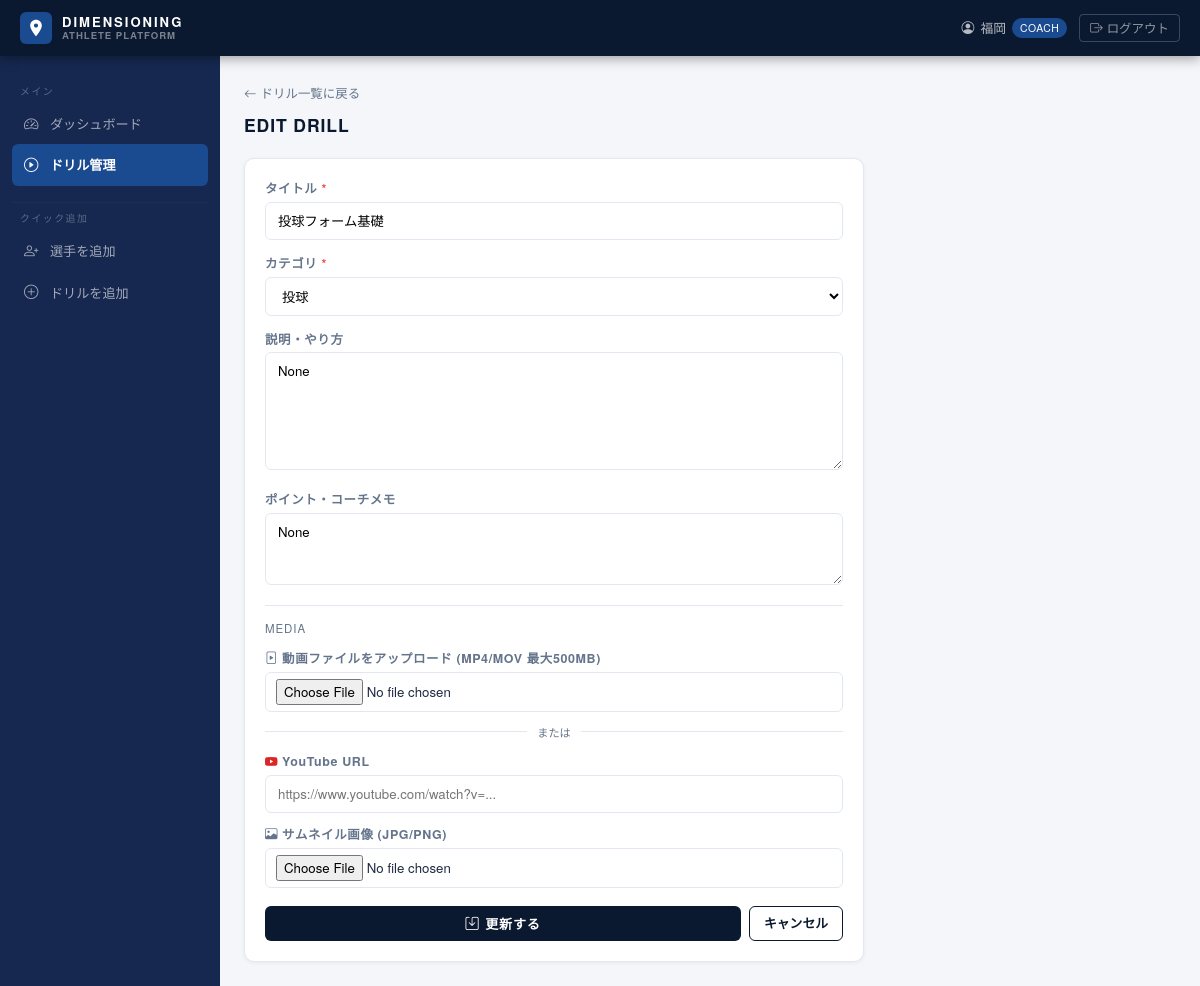
The app's page /coach/drills/1/edit (signed in) with its own data.
### app.py (models this page shows, shortened)
class User(UserMixin, db.Model):
    id            = db.Column(db.Integer, primary_key=True)
    name          = db.Column(db.String(100), nullable=False)
    email         = db.Column(db.String(120), unique=True, nullable=True)   # 招待前はNULL可
    password_hash = db.Column(db.String(200), nullable=True)
    role          = db.Column(db.String(20), nullable=False, default='player')
    status        = db.Column(db.String(20), nullable=False, default='active')  # active / pending
    position      = db.Column(db.String(50))
    grade         = db.Column(db.String(50))
    team          = db.Column(db.String(100))
    born_year     = db.Column(db.Integer)
    dominant_hand = db.Column(db.String(10))
    priority_note = db.Column(db.Text)   # コーチが設定する最優先課題メッセージ
    created_at    = db.Column(db.DateTime, default=datetime.utcnow)
    physical_data = db.relationship('PhysicalData', backref='player', lazy='dynamic',
                                    order_by='PhysicalData.date.desc()')
    inbody_data   = db.relationship('InBodyData', backref='player', lazy='dynamic',
                                    order_by='InBodyData.date.desc()')
    rapsodo_data  = db.relationship('RapsodoData', backref='player', lazy='dynamic',
                                    order_by='RapsodoData.date.desc()')
    vald_data     = db.relationship('VALDData', backref='player', lazy='dynamic',
                                    order_by='VALDData.date.desc()')
    assignments   = db.relationship('Assignment', foreign_keys='Assignment.player_id',
                                    backref='player', lazy=True)
    issues        = db.relationship('Issue', backref='player', lazy=True)
    feedbacks     = db.relationship('CoachFeedback', foreign_keys='CoachFeedback.player_id',
                                    lazy='dynamic', order_by='CoachFeedback.created_at.desc()')

class Drill(db.Model):
    id          = db.Column(db.Integer, primary_key=True)
    title       = db.Column(db.String(200), nullable=False)
    category    = db.Column(db.String(50), nullable=False)
    description = db.Column(db.Text)
    youtube_url = db.Column(db.String(500))
    video_file  = db.Column(db.String(300))
    image_file  = db.Column(db.String(300))
    notes       = db.Column(db.Text)
    created_by  = db.Column(db.Integer, db.ForeignKey('user.id'))
    created_at  = db.Column(db.DateTime, default=datetime.utcnow)
    assignments = db.relationship('Assignment', backref='drill', lazy=True)

### app.py (the view, shortened to what this page needs)
@app.route('/coach/drills/<int:did>/edit', methods=['GET', 'POST'])
@login_required
@coach_required
def edit_drill(did):
    drill = Drill.query.get_or_404(did)
    return render_template('coach/edit_drill.html', drill=drill, categories=CATEGORIES)

### app.py (called while the page is built)
@login_manager.user_loader
def load_user(uid):
    return db.session.get(User, int(uid))

def coach_required(f):
    from functools import wraps
    @wraps(f)
    def decorated(*args, **kwargs):
        if not current_user.is_authenticated or current_user.role != 'coach':
            return redirect(url_for('index'))
        return f(*args, **kwargs)
    return decorated

### templates/coach/edit_drill.html (shortened to what this page needs)
{% extends 'base.html' %}
{% block content %}
<div style="margin-bottom:20px;">
  <a href="{{ url_for('coach_drills') }}" style="color:var(--dm-muted);font-size:.78rem;text-decoration:none;">
    <i class="bi bi-arrow-left me-1"></i>ドリル一覧に戻る
  </a>
  <div class="dm-page-title" style="margin-top:8px;">
    {% if drill %}EDIT DRILL{% else %}NEW DRILL{% endif %}
  </div>
</div>
<div class="dm-card" style="max-width:620px;">
  <div class="dm-card-body">
    <form method="POST" enctype="multipart/form-data">
      <div style="display:grid;gap:14px;">
        <div>
          <label class="dm-form-label">タイトル <span style="color:#ef4444;">*</span></label>
          <input type="text" name="title" class="dm-input" required
                 value="{{ drill.title if drill else '' }}" placeholder="例: 下半身強化スクワット">
        </div>
        <div>
          <label class="dm-form-label">カテゴリ <span style="color:#ef4444;">*</span></label>
          <select name="category" class="dm-input" required>
            {% for cat in categories %}
            <option value="{{ cat }}" {% if drill and drill.category == cat %}selected{% endif %}>{{ cat }}</option>
            {% endfor %}
          </select>
        </div>
        <div>
          <label class="dm-form-label">説明・やり方</label>
          <textarea name="description" class="dm-input" rows="5"
                    placeholder="ドリルの手順、ポイントなどを記入">{{ drill.description if drill else '' }}</textarea>
        </div>
        <div>
          <label class="dm-form-label">ポイント・コーチメモ</label>
          <textarea name="notes" class="dm-input" rows="2"
                    placeholder="指導上の注意点など">{{ drill.notes if drill else '' }}</textarea>
        </div>
        <div style="border-top:1px solid var(--dm-border);padding-top:14px;">
          <div style="font-size:.72rem;color:var(--dm-muted);letter-spacing:.08em;margin-bottom:12px;">MEDIA</div>
          <div style="display:grid;gap:12px;">
            <div>
              <label class="dm-form-label">
                <i class="bi bi-file-play me-1"></i>動画ファイルをアップロード (MP4/MOV 最大500MB)
              </label>
              <input type="file" name="video_file" class="dm-input" accept="video/*"
                     style="padding:6px 10px;cursor:pointer;">
            </div>
            <div style="display:flex;align-items:center;gap:10px;">
              <div style="flex:1;height:1px;background:var(--dm-border);"></div>
              <span style="font-size:.7rem;color:var(--dm-muted);">または</span>
              <div style="flex:1;height:1px;background:var(--dm-border);"></div>
            </div>
            <div>
              <label class="dm-form-label">
                <i class="bi bi-youtube me-1" style="color:#dc2626;"></i>YouTube URL
              </label>
              <input type="url" name="youtube_url" class="dm-input"
                     value="{{ drill.youtube_url if drill and drill.youtube_url else '' }}"
                     placeholder="https://www.youtube.com/watch?v=...">
            </div>
            <div>
              <label class="dm-form-label">
                <i class="bi bi-image me-1"></i>サムネイル画像 (JPG/PNG)
              </label>
              <input type="file" name="image_file" class="dm-input" accept="image/*"
                     style="padding:6px 10px;cursor:pointer;">
            </div>
          </div>
        </div>
        <div style="display:flex;gap:8px;padding-top:4px;">
          <button type="submit" class="btn-dm" style="flex:1;justify-content:center;">
            <i class="bi bi-save"></i> {% if drill %}更新する{% else %}登録する{% endif %}
          </button>
          <a href="{{ url_for('coach_drills') }}" class="btn-dm-outline" style="white-space:nowrap;">キャンセル</a>
        </div>
      </div>
    </form>
  </div>
</div>
{% endblock %}

### templates/base.html (shortened to what this page needs)
<!DOCTYPE html>
<html lang="ja">
<head>
  <link href="https://cdn.jsdelivr.net/npm/bootstrap@5.3.2/dist/css/bootstrap.min.css" rel="stylesheet">
  <link href="https://cdn.jsdelivr.net/npm/bootstrap-icons@1.11.3/font/bootstrap-icons.min.css" rel="stylesheet">
</head>
<body>
{% if current_user.is_authenticated %}
<header class="dm-nav">
  <a href="{{ url_for('index') }}" class="dm-nav-brand">
    <div class="dm-nav-brand-icon">
      <svg viewBox="0 0 24 24"><path d="M12 2C8.13 2 5 5.13 5 9c0 5.25 7 13 7 13s7-7.75 7-13c0-3.87-3.13-7-7-7zm0 9.5c-1.38 0-2.5-1.12-2.5-2.5S10.62 6.5 12 6.5s2.5 1.12 2.5 2.5-1.12 2.5-2.5 2.5z"/></svg>
    </div>
    <div class="dm-nav-brand-text">
      DIMENSIONING
      <span class="dm-nav-brand-sub">ATHLETE PLATFORM</span>
    </div>
  </a>
  <div class="dm-nav-right dm-nav-right-desktop" style="display:flex;">
    <span class="dm-nav-user">
      <i class="bi bi-person-circle"></i>
      {{ current_user.name }}
      <span class="dm-nav-badge {% if current_user.role != 'coach' %}player{% endif %}">
        {{ 'COACH' if current_user.role == 'coach' else 'PLAYER' }}
      </span>
    </span>
    <a href="{{ url_for('logout') }}" class="dm-nav-logout">
      <i class="bi bi-box-arrow-right me-1"></i>ログアウト
    </a>
  </div>
</header>
<div class="dm-layout">
  <aside class="dm-sidebar" id="sidebar">
    {% if current_user.role == 'coach' %}
    <div class="dm-nav-section">
      <div class="dm-nav-section-label">メイン</div>
      <a href="{{ url_for('coach_dashboard') }}"
         class="dm-nav-item {% if request.endpoint == 'coach_dashboard' %}active{% endif %}">
        <i class="bi bi-speedometer2"></i> ダッシュボード
      </a>
      <a href="{{ url_for('coach_drills') }}"
         class="dm-nav-item {% if request.endpoint in ['coach_drills','new_drill','edit_drill'] %}active{% endif %}">
        <i class="bi bi-play-circle"></i> ドリル管理
      </a>
    </div>
    <hr class="dm-nav-divider">
    <div class="dm-nav-section">
      <div class="dm-nav-section-label">クイック追加</div>
      <a href="{{ url_for('new_player') }}" class="dm-nav-item">
        <i class="bi bi-person-plus"></i> 選手を追加
      </a>
      <a href="{{ url_for('new_drill') }}" class="dm-nav-item">
        <i class="bi bi-plus-circle"></i> ドリルを追加
      </a>
    </div>
    {% endif %}
  </aside>
  <main class="dm-main" id="main-content">
{% endif %}
{% block content %}{% endblock %}
{% if current_user.is_authenticated %}
  </main>
</div>
{% endif %}
</body>
</html>

### templates/base.html (style rules this page uses)
:root { --dm-navy: #0b1930; --dm-navy2: #162850; --dm-blue: #1a4a90; --dm-accent: #2563eb; --dm-light: #f4f6f9; --dm-border: #e2e8f0; --dm-text: #1e2a42; --dm-muted: #64748b; }
* { box-sizing: border-box; }
body { background: var(--dm-light); color: var(--dm-text); font-family: 'Helvetica Neue', Arial, 'Hiragino Sans', 'Yu Gothic', sans-serif; margin: 0; padding: 0; }
.dm-nav { background: var(--dm-navy); height: 56px; display: flex; align-items: center; padding: 0 20px; position: sticky; top: 0; z-index: 100; box-shadow: 0 2px 12px rgba(0,0,0,.4); }
.dm-nav-brand { display: flex; align-items: center; gap: 10px; text-decoration: none; }
.dm-nav-brand-icon { width: 32px; height: 32px; background: var(--dm-blue); border-radius: 6px; display: flex; align-items: center; justify-content: center; }
.dm-nav-brand-icon svg { width: 20px; height: 20px; fill: #fff; }
.dm-nav-brand-text { color: #fff; font-size: .82rem; letter-spacing: .15em; font-weight: 600; line-height: 1.2; }
.dm-nav-brand-sub { color: rgba(255,255,255,.45); font-size: .6rem; letter-spacing: .1em; display: block; }
.dm-nav-right { margin-left: auto; display: flex; align-items: center; gap: 12px; }
.dm-nav-user { color: rgba(255,255,255,.7); font-size: .8rem; display: flex; align-items: center; gap: 6px; }
.dm-nav-badge { font-size: .65rem; padding: 2px 8px; border-radius: 10px; background: var(--dm-blue); color: #fff; letter-spacing: .05em; }
.dm-nav-logout { color: rgba(255,255,255,.55); font-size: .78rem; text-decoration: none; border: 1px solid rgba(255,255,255,.2); border-radius: 4px; padding: 4px 10px; transition: .2s; }
.dm-layout { display: flex; min-height: calc(100vh - 56px); }
.dm-sidebar { width: 220px; min-width: 220px; background: var(--dm-navy2); padding: 20px 0; flex-shrink: 0; }
.dm-main { flex: 1; padding: 24px; min-width: 0; }
.dm-nav-section { padding: 0 12px 8px; margin-top: 8px; }
.dm-nav-section-label { font-size: .62rem; letter-spacing: .15em; color: rgba(255,255,255,.3); padding: 0 8px; margin-bottom: 4px; text-transform: uppercase; }
.dm-nav-item { display: flex; align-items: center; gap: 10px; padding: 10px 12px; border-radius: 6px; color: rgba(255,255,255,.6); text-decoration: none; font-size: .82rem; transition: .15s; }
.dm-nav-item.active { background: var(--dm-blue); color: #fff; font-weight: 600; }
.dm-nav-item i { font-size: .9rem; width: 16px; flex-shrink: 0; }
.dm-nav-divider { border-color: rgba(255,255,255,.1); margin: 8px 12px; }
.dm-card { background: #fff; border-radius: 10px; border: 1px solid var(--dm-border); box-shadow: 0 1px 4px rgba(0,0,0,.06); overflow: hidden; }
.dm-card-body { padding: 20px; }
.btn-dm { background: var(--dm-navy); color: #fff; border: none; padding: 8px 18px; border-radius: 6px; font-size: .82rem; font-weight: 600; letter-spacing: .05em; cursor: pointer; transition: .2s; text-decoration: none; display: inline-flex; align-items: center; gap: 6px; }
.btn-dm-outline { background: transparent; color: var(--dm-navy); border: 1.5px solid var(--dm-navy); padding: 6px 14px; border-radius: 6px; font-size: .8rem; font-weight: 600; cursor: pointer; transition: .2s; text-decoration: none; display: inline-flex; align-items: center; gap: 6px; }
.dm-form-label { font-size: .78rem; font-weight: 600; color: var(--dm-muted); letter-spacing: .05em; margin-bottom: 4px; display: block; }
.dm-input { border: 1.5px solid var(--dm-border); border-radius: 6px; padding: 8px 12px; font-size: .83rem; width: 100%; transition: .15s; background: #fff; }
select.dm-input { cursor: pointer; }
textarea.dm-input { resize: vertical; min-height: 72px; }
.dm-page-title { font-size: 1.1rem; font-weight: 800; letter-spacing: .05em; color: var(--dm-navy); }

### records on screen
User: name "福岡", role "COACH"
Drill: title "投球フォーム基礎", category "投球", description "None", notes "None"
